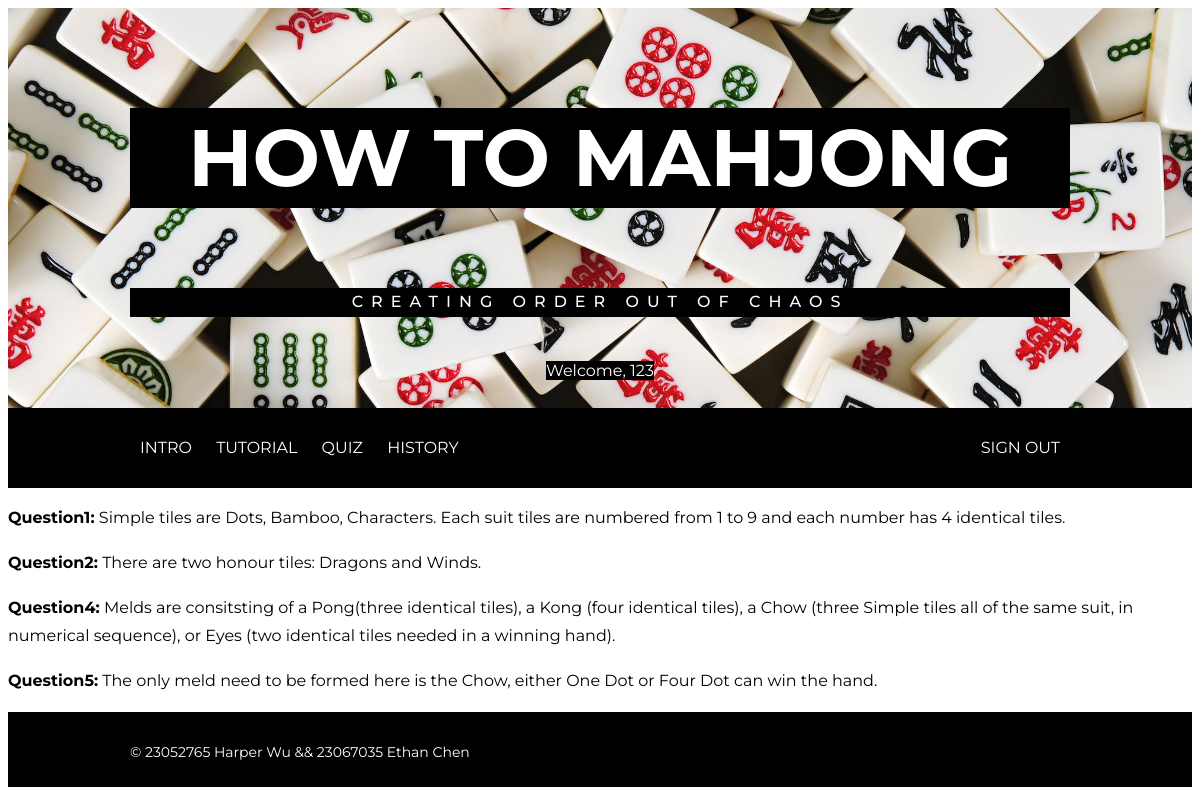
/feedback/30 (signed in), run on the app's committed database.
### app/models.py (models this page shows, shortened)
class User(UserMixin, db.Model):
    id = db.Column(db.Integer, primary_key=True)
    username = db.Column(db.String(64), index=True, unique = True)
    email    = db.Column(db.String(128), index=True, unique = True)
    password_hash = db.Column(db.String(128))
    history = db.relationship('History', backref='user', lazy='dynamic')

class Quiz(db.Model):
    id = db.Column(db.Integer, primary_key=True)
    question = db.Column(db.String(500))
    optionA = db.Column(db.String(120))
    optionB = db.Column(db.String(120))
    optionC = db.Column(db.String(120))
    optionD = db.Column(db.String(120))
    correctAnswer = db.Column(db.String(10))
    feedback = db.Column(db.String(500))
    img = db.Column(db.String(100))

### app/routes.py (the view)
@app.route('/feedback/<hid>')
def feedback(hid):
    feedbacks = History.get_feedbacks(hid)
    return render_template('feedback.html', title='Feedback - How To Mahjong',
                            feedbacks=feedbacks)

### app/models.py (called while the page is built)
@login.user_loader
def load_user(id):
    return User.query.get(int(id)) # argument passed in by Flask-Login is String

    def get_feedbacks(hid):
        wrongLst = History.query.filter_by(id=hid).first().wrongQuestion[:-2].split(", ")
        feedbacks = []
        for x in wrongLst:
            if Quiz.query.filter_by(id=x).first() is None:
                feedback = "You've done a great job!"
            else:
                feedback = Quiz.query.filter_by(id=x).first().feedback
            feedbacks.append((x, feedback))
        return feedbacks

### app/templates/feedback.html
{% extends "base.html" %}
{% block content %}
    {% for feedback in feedbacks %}
    {% if feedback[0] == '' %}
        <p>{{ feedback[1] }}</p>
    {% else %}
        <p><b>Question{{ feedback[0] }}:</b> {{ feedback[1] }}</p>
    {% endif %}
    {% endfor %}
{% endblock %}

### app/templates/base.html (shortened to what this page needs)
<!DOCTYPE html>
<html>
    <head>
        <link rel="stylesheet" href="{{ url_for('static', filename='css/style.css') }}">
    </head>
    <body>
        <div class="header">
            <div class="container">
                <h1>How to Mahjong</h1>
                <p>creating order out of chaos</p>
                {% if current_user.is_anonymous %}
                <a class="btn" href="{{ url_for('register') }}">Sign Up</a>
                {% else %}
                <a class="btn" >Welcome, {{current_user.username}}</a>
                {% endif %}
            </div>
          </div>
           <div class="nav">
               <div class="container">
                  <ul>
                    <li><a href="{{ url_for('index') }}">Intro</a></li>
                    <li><a href="{{ url_for('tutorial') }}">Tutorial</a></li>
                    {% if not current_user.is_anonymous %}
                    <li><a href="{{ url_for('quiz') }}">Quiz</a></li>
                    <li><a href="{{ url_for('history', username=current_user.username) }}">History</a></li>
                    {% endif %}
                    <li>
                        <div class="dropdown">
                             {% if current_user.is_anonymous %}
                             <a class="btn" href="{{ url_for('login') }}">Sign In</a>
                            {% else %}
                            <a class="btn" href="{{ url_for('logout') }}">Sign Out</a>
                            {% endif %}
                        </div>
                  </li>
                  </ul>
               </div>
        </div>
        {% block content %}
        {% endblock %}
        <div class="footer">
            <div class="container">
              <p>&copy; 23052765 Harper Wu && 23067035 Ethan Chen</p>
            </div>
        </div>
    </body>
</html>

### app/static/css/style.css (style rules this page uses)
body { font-family: 'Montserrat', sans-serif; line-height: 1.8; font-size: 1em; background: #fff; overflow-x: hidden; }
.container { margin: 0 auto; max-width: 940px; padding: 0 10px; }
.header { background: url("bg.jpg") no-repeat center center; background-size: cover; height: 400px; text-align: center; }
.header .container { position: relative; top: 100px; }
@media (min-width:850px) { .header h1 { font-size: 120px; } }
.nav { background: #000; height: 80px; width: 100%; text-transform: uppercase; }
.nav ul { height: 80px; list-style: none; margin: 0 auto; padding: 0; }
.nav ul li { color: #fff; display: inline-block; height: 80px; line-height: 80px; list-style: none; padding: 0 10px; transition: background .5s; }
.nav ul li:last-child { float:right; }
.footer { background: #000; height: 50px; padding-bottom: 25px; }
.footer p { color: #fff; font-size: 14px; height: 80px; line-height: 80px; margin: 0; }
.header h1 { background: black; color: #fff; line-height: 100px; font-size: 80px; margin-top: 0; margin-bottom: 80px; text-transform: uppercase; }
.header p { color: #fff; background-color: black; font-weight: 500; letter-spacing: 8px; margin-bottom: 40px; margin-top: 0; text-transform: uppercase; }
a { color:#fff; text-decoration: none; }
.btn { background: black; }
.dropdown { position: relative; display: inline-block; }
h1 { text-align: center }

### data on the page
User: username "123"
Quiz: id "1", feedback "Simple tiles are Dots, Bamboo, Characters. Each suit tiles are numbered from 1 to 9 and each number has 4 identical tiles."
Quiz: id "2", feedback "There are two honour tiles: Dragons and Winds."
Quiz: id "4", feedback "Melds are consitsting of a Pong(three identical tiles), a Kong (four identical tiles), a Chow (three Simple tiles all of the same suit, in numerical sequence), or Eyes (two identical tiles needed in a winning hand)."
Quiz: id "5", feedback "The only meld need to be formed here is the Chow, either One Dot or Four Dot can win the hand."
